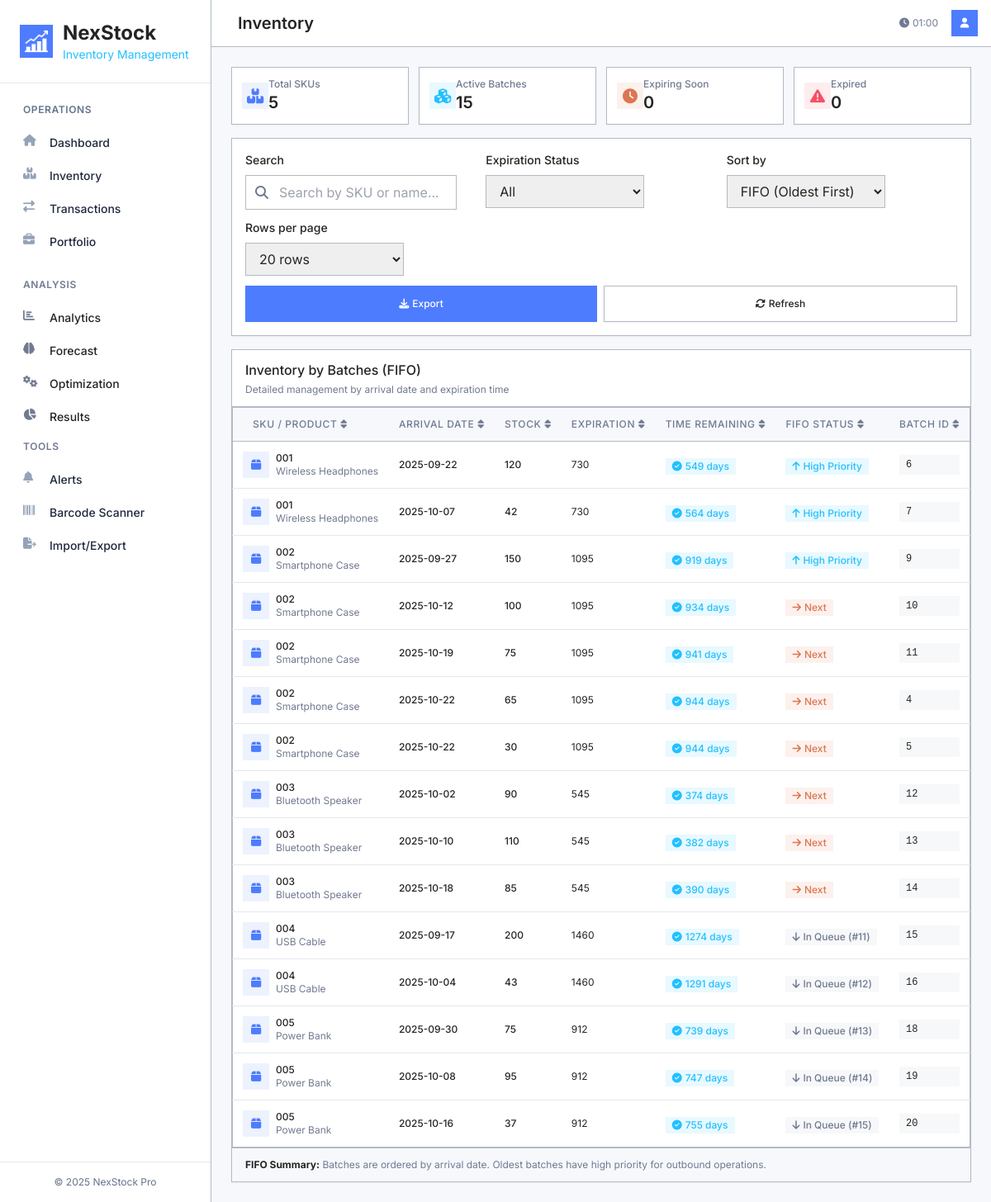
The page /inventory on the database as committed earlier.
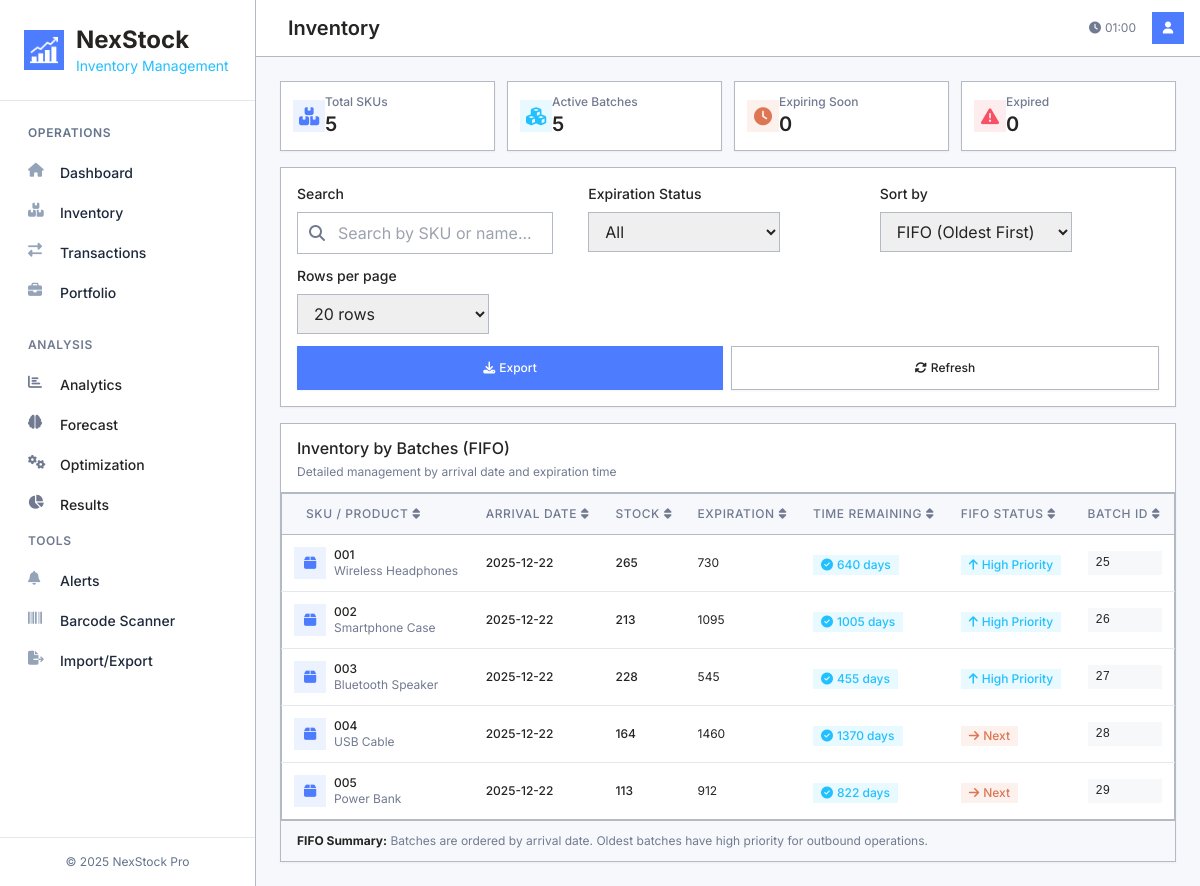
The same page on the database as committed later.
### tables this page shows
CREATE TABLE inventory (
                ID INTEGER PRIMARY KEY AUTOINCREMENT,
                SKU TEXT,
                VOLUME REAL,
                DATE TEXT, batch_id TEXT, expiry_date TEXT, location TEXT, reserved_qty REAL DEFAULT 0,
                FOREIGN KEY (SKU) REFERENCES products (SKU)
            );

CREATE TABLE products (
                SKU TEXT PRIMARY KEY,
                NAME TEXT,
                COST REAL,
                MARGIN REAL,
                EXPIRATION INTEGER
            , supplier_id INTEGER, supplier_lead_time_days INTEGER DEFAULT 7, created_at TEXT, updated_at TEXT);

### app.py (the view)
@app.route("/inventory", methods=["GET", "POST"])
def inventory():
    try:
        stock = execute_query(
            "SELECT i.SKU, p.NAME, i.VOLUME, i.DATE as ARRIVAL_DATE, p.EXPIRATION, i.ID as BATCH_ID FROM inventory i JOIN products p ON i.SKU = p.SKU WHERE i.VOLUME > 0 ORDER BY i.SKU, i.DATE ASC"
        )
        from datetime import datetime
        for item in stock:
            expiration_days = item.get('EXPIRATION', None)
            arrival_date_str = item.get('ARRIVAL_DATE', None)
            if expiration_days and arrival_date_str:
                try:
                    arrival_date = datetime.strptime(arrival_date_str, '%Y-%m-%d')
                    today = datetime.now()
                    aging_days = (today - arrival_date).days
                    remaining_days = expiration_days - aging_days
                    item['DAYS_TO_EXPIRE'] = remaining_days
                except Exception:
                    item['DAYS_TO_EXPIRE'] = None
            else:
                item['DAYS_TO_EXPIRE'] = None
        summary = execute_query(
            "SELECT p.SKU, p.NAME, COALESCE(SUM(i.VOLUME), 0) as TOTAL_VOLUME, COUNT(i.ID) as BATCH_COUNT FROM products p LEFT JOIN inventory i ON p.SKU = i.SKU AND i.VOLUME > 0 GROUP BY p.SKU, p.NAME ORDER BY p.SKU"
        )
        response = make_response(render_template("inventory.html", stock=stock, summary=summary))
        response.headers['Cache-Control'] = 'no-cache, no-store, must-revalidate'
        response.headers['Pragma'] = 'no-cache'
        response.headers['Expires'] = '0'
        return response
    except Exception as e:
        return f"<h1>Inventory Temporarily Unavailable</h1><p>Error: {str(e)}</p><p><a href='/'>Return to Dashboard</a></p>", 500

### app.py (called while the page is built)
@app.context_processor
def inject_cache_buster():
    import time
    return {'cache_buster': int(time.time())}

def get_db_connection():
    db_path = os.path.join(os.path.dirname(os.path.abspath(__file__)), DATABASE)
    print(f"Attempting to connect to database at: {db_path}", flush=True)
    print(f"Database file exists: {os.path.exists(db_path)}", flush=True)
    conn = sqlite3.connect(db_path)
    conn.row_factory = sqlite3.Row
    return conn

def execute_query(query, *params):
    conn = get_db_connection()
    try:
        cursor = conn.cursor()
        cursor.execute(query, params)
        if query.strip().upper().startswith('SELECT'):
            rows = cursor.fetchall()
            return [dict(row) for row in rows]
        else:
            conn.commit()
            return cursor.rowcount
    except Exception as e:
        print(f"Database error: {e}")
        raise e
    finally:
        conn.close()

@app.after_request
def after_request(response):
    response.headers["Cache-Control"] = "no-cache, no-store, must-revalidate"
    response.headers["Expires"] = 0
    response.headers["Pragma"] = "no-cache"
    return response

### templates/inventory.html (shortened to what the changed rows need)
{% extends "layout.html" %}
{% block page_title %}Inventory{% endblock %}
{% block main %}
<div class="numerro-bg p-3 md:p-8 space-y-4 md:space-y-6">
    <div class="grid grid-cols-2 md:grid-cols-4 gap-3 md:gap-6">
    <div class="bg-white shadow-sm numerro-border p-3 md:p-6" style="border-radius:0;border-width:1px">
            <div class="flex flex-col md:flex-row items-start md:items-center space-y-2 md:space-y-0">
                <div class="md:ml-4">
                    <p class="text-xs md:text-sm font-medium numerro-text-secondary">Active Batches</p>
                    <p class="text-xl md:text-2xl font-semibold numerro-text-primary" id="total-batches">{{ stock|length }}</p>
                </div>
            </div>
        </div>
                        {% set ns = namespace(expiring_count=0) %}
                        {% for item in stock %}
                            {% if item.DAYS_TO_EXPIRE is not none %}
                                {% if item.DAYS_TO_EXPIRE <= 30 %}
                                    {% if item.DAYS_TO_EXPIRE > 0 %}
                                        {% set ns.expiring_count = ns.expiring_count + 1 %}
                                    {% endif %}
                                {% endif %}
                            {% endif %}
                        {% endfor %}
                        {% set ns = namespace(expired_count=0) %}
                        {% for item in stock %}
                            {% if item.DAYS_TO_EXPIRE is not none %}
                                {% if item.DAYS_TO_EXPIRE < 0 %}
                                    {% set ns.expired_count = ns.expired_count + 1 %}
                                {% endif %}
                            {% endif %}
                        {% endfor %}
    </div>
    <div class="bg-white shadow-sm numerro-border overflow-hidden" style="border-radius:0;border-width:1px">
        <div class="overflow-x-auto -mx-4 md:mx-0">
            <table class="min-w-full divide-y numerro-border" style="border-width:1px" id="inventory-table">
                <thead style="background-color:#F6F8FC">
                    <tr>
                        <th scope="col" class="px-6 py-3 text-left text-xs font-medium numerro-text-secondary uppercase tracking-wider cursor-pointer hover:opacity-80 transition-colors" onclick="sortTable(0)">
                            <div class="flex items-center space-x-1">
                                <span>SKU / Product</span>
                                <i class="fas fa-sort numerro-text-secondary"></i>
                            </div>
                        </th>
                        <th scope="col" class="px-3 md:px-6 py-2 md:py-3 text-left text-xs font-medium numerro-text-secondary uppercase tracking-wider cursor-pointer hover:opacity-80 transition-colors" onclick="sortTable(1)">
                            <div class="flex items-center space-x-1">
                                <span>Arrival Date</span>
                                <i class="fas fa-sort numerro-text-secondary"></i>
                            </div>
                        </th>
                        <th scope="col" class="px-3 md:px-6 py-2 md:py-3 text-left text-xs font-medium numerro-text-secondary uppercase tracking-wider cursor-pointer hover:opacity-80 transition-colors" onclick="sortTable(2)">
                            <div class="flex items-center space-x-1">
                                <span>Stock</span>
                                <i class="fas fa-sort numerro-text-secondary"></i>
                            </div>
                        </th>
                        <th scope="col" class="px-3 md:px-6 py-2 md:py-3 text-left text-xs font-medium numerro-text-secondary uppercase tracking-wider cursor-pointer hover:opacity-80 transition-colors" onclick="sortTable(3)">
                            <div class="flex items-center space-x-1">
                                <span>Expiration</span>
                                <i class="fas fa-sort numerro-text-secondary"></i>
                            </div>
                        </th>
                        <th scope="col" class="px-3 md:px-6 py-2 md:py-3 text-left text-xs font-medium numerro-text-secondary uppercase tracking-wider cursor-pointer hover:opacity-80 transition-colors" onclick="sortTable(4)">
                            <div class="flex items-center space-x-1">
                                <span>Time Remaining</span>
                                <i class="fas fa-sort numerro-text-secondary"></i>
                            </div>
                        </th>
                        <th scope="col" class="px-3 md:px-6 py-2 md:py-3 text-left text-xs font-medium numerro-text-secondary uppercase tracking-wider cursor-pointer hover:opacity-80 transition-colors" onclick="sortTable(5)">
                            <div class="flex items-center space-x-1">
                                <span>FIFO Status</span>
                                <i class="fas fa-sort numerro-text-secondary"></i>
                            </div>
                        </th>
                        <th scope="col" class="px-3 md:px-6 py-2 md:py-3 text-left text-xs font-medium numerro-text-secondary uppercase tracking-wider cursor-pointer hover:opacity-80 transition-colors" onclick="sortTable(6)">
                            <div class="flex items-center space-x-1">
                                <span>Batch ID</span>
                                <i class="fas fa-sort numerro-text-secondary"></i>
                            </div>
                        </th>
                    </tr>
                </thead>
                <tbody class="bg-white divide-y numerro-border" id="inventory-tbody">
                    {% for item in stock %}
                    <tr class="hover:opacity-90 transition-colors batch-row"
                        data-sku="{{ item.SKU }}"
                        data-name="{{ item.NAME }}"
                        data-volume="{{ item.VOLUME }}"
                        data-days-to-expire="{{ item.DAYS_TO_EXPIRE if item.DAYS_TO_EXPIRE is not none else 'None' }}"
                        data-arrival-date="{{ item.ARRIVAL_DATE }}">
                        <td class="px-3 md:px-6 py-3 md:py-4">
                            <div class="flex items-center">
                                <div class="flex-shrink-0 h-8 w-8 md:h-10 md:w-10 flex items-center justify-center" style="border-radius:0;background-color:rgba(78,124,255,0.1)">
                                    <i class="fas fa-box text-sm md:text-base" style="color:#4E7CFF"></i>
                                </div>
                                <div class="ml-2 md:ml-3">
                                    <div class="text-xs md:text-sm font-medium numerro-text-primary">{{ item.SKU }}</div>
                                    <div class="text-xs numerro-text-secondary truncate max-w-32 md:max-w-48">{{ item.NAME }}</div>
                                </div>
                            </div>
                        </td>
                        <td class="px-3 md:px-6 py-3 md:py-4 whitespace-nowrap">
                            <div class="text-xs md:text-sm numerro-text-primary">
                                <div class="font-medium">{{ item.ARRIVAL_DATE }}</div>
                            </div>
                        </td>
                        <td class="px-3 md:px-6 py-3 md:py-4 whitespace-nowrap">
                            <div class="text-xs md:text-sm font-medium numerro-text-primary">
                                {{ item.VOLUME | int }}
                            </div>
                        </td>
                        <td class="px-3 md:px-6 py-3 md:py-4 whitespace-nowrap text-xs md:text-sm numerro-text-primary">
                            {% if item.EXPIRATION %}
                                {{ item.EXPIRATION }}
                            {% else %}
                                <span class="numerro-text-secondary">Not specified</span>
                            {% endif %}
                        </td>
                        <td class="px-3 md:px-6 py-3 md:py-4 whitespace-nowrap">
                            {% if item.DAYS_TO_EXPIRE is not none %}
                                {% if item.DAYS_TO_EXPIRE < 0 %}
                                    <span class="inline-flex items-center px-2 py-0.5 text-xs font-medium" style="border-radius:0;background-color:rgba(246,81,100,0.1);color:#F65164">
                                        <i class="fas fa-times-circle mr-1"></i>
                                        Expired ({{ -item.DAYS_TO_EXPIRE }} days)
                                    </span>
                                {% elif item.DAYS_TO_EXPIRE == 0 %}
                                    <span class="inline-flex items-center px-2 py-0.5 text-xs font-medium" style="border-radius:0;background-color:rgba(246,81,100,0.1);color:#F65164">
                                        <i class="fas fa-exclamation-triangle mr-1"></i>
                                        Expires today
                                    </span>
                                {% elif item.DAYS_TO_EXPIRE <= 7 %}
                                    <span class="inline-flex items-center px-2 py-0.5 text-xs font-medium" style="border-radius:0;background-color:rgba(246,81,100,0.1);color:#F65164">
                                        <i class="fas fa-exclamation-triangle mr-1"></i>
                                        {{ item.DAYS_TO_EXPIRE }} day{{ 's' if item.DAYS_TO_EXPIRE != 1 else '' }}
                                    </span>
                                {% elif item.DAYS_TO_EXPIRE <= 30 %}
                                    <span class="inline-flex items-center px-2 py-0.5 text-xs font-medium" style="border-radius:0;background-color:rgba(220,118,83,0.1);color:#DC7653">
                                        <i class="fas fa-clock mr-1"></i>
                                        {{ item.DAYS_TO_EXPIRE }} days
                                    </span>
                                {% else %}
                                    <span class="inline-flex items-center px-2 py-0.5 text-xs font-medium" style="border-radius:0;background-color:rgba(34,192,255,0.1);color:#22C0FF">
                                        <i class="fas fa-check-circle mr-1"></i>
                                        {{ item.DAYS_TO_EXPIRE }} days
                                    </span>
                                {% endif %}
                            {% else %}
                                <span class="inline-flex items-center px-2 py-0.5 text-xs font-medium" style="border-radius:0;background-color:rgba(180,186,195,0.1);color:#717A90">
                                    <i class="fas fa-infinity mr-1"></i>
                                    No limit
                                </span>
                            {% endif %}
                        </td>
                        <td class="px-3 md:px-6 py-3 md:py-4 whitespace-nowrap">
                            {% if loop.index <= 3 %}
                                <span class="inline-flex items-center px-2 py-0.5 text-xs font-medium" style="border-radius:0;background-color:rgba(34,192,255,0.1);color:#22C0FF">
                                    <i class="fas fa-arrow-up mr-1"></i>
                                    High Priority
                                </span>
                            {% elif loop.index <= 10 %}
                                <span class="inline-flex items-center px-2 py-0.5 text-xs font-medium" style="border-radius:0;background-color:rgba(220,118,83,0.1);color:#DC7653">
                                    <i class="fas fa-arrow-right mr-1"></i>
                                    Next
                                </span>
                            {% else %}
                                <span class="inline-flex items-center px-2 py-0.5 text-xs font-medium" style="border-radius:0;background-color:rgba(180,186,195,0.1);color:#717A90">
                                    <i class="fas fa-arrow-down mr-1"></i>
                                    In Queue (#{{ loop.index }})
                                </span>
                            {% endif %}
                        </td>
                        <td class="px-3 md:px-6 py-3 md:py-4 whitespace-nowrap">
                            <div class="text-xs md:text-sm font-mono font-medium numerro-text-primary px-2 py-1" style="background-color:rgba(180,186,195,0.1);border-radius:0">
                                {{ item.BATCH_ID }}
                            </div>
                        </td>
                    </tr>
                    {% endfor %}
                </tbody>
            </table>
        </div>
    </div>
</div>
{% endblock %}

Rows that differ between the two databases and show on the page:
removed inventory: SKU "001", NAME "Wireless Headphones", ARRIVAL_DATE "2025-09-22", VOLUME "120", EXPIRATION "730", DAYS_TO_EXPIRE "549", shows "High Priority", BATCH_ID "6"
removed inventory: SKU "001", NAME "Wireless Headphones", ARRIVAL_DATE "2025-10-07", VOLUME "42", EXPIRATION "730", DAYS_TO_EXPIRE "564", shows "High Priority", BATCH_ID "7"
removed inventory: SKU "002", NAME "Smartphone Case", ARRIVAL_DATE "2025-09-27", VOLUME "150", EXPIRATION "1095", DAYS_TO_EXPIRE "919", shows "High Priority", BATCH_ID "9"
removed inventory: SKU "002", NAME "Smartphone Case", ARRIVAL_DATE "2025-10-12", VOLUME "100", EXPIRATION "1095", DAYS_TO_EXPIRE "934", shows "Next", BATCH_ID "10"
removed inventory: SKU "002", NAME "Smartphone Case", ARRIVAL_DATE "2025-10-19", VOLUME "75", EXPIRATION "1095", DAYS_TO_EXPIRE "941", shows "Next", BATCH_ID "11"
removed inventory: SKU "002", NAME "Smartphone Case", ARRIVAL_DATE "2025-10-22", VOLUME "65", EXPIRATION "1095", DAYS_TO_EXPIRE "944", shows "Next", BATCH_ID "4"
removed inventory: SKU "002", NAME "Smartphone Case", ARRIVAL_DATE "2025-10-22", VOLUME "30", EXPIRATION "1095", DAYS_TO_EXPIRE "944", shows "Next", BATCH_ID "5"
removed inventory: SKU "003", NAME "Bluetooth Speaker", ARRIVAL_DATE "2025-10-02", VOLUME "90", EXPIRATION "545", DAYS_TO_EXPIRE "374", shows "Next", BATCH_ID "12"
removed inventory: SKU "003", NAME "Bluetooth Speaker", ARRIVAL_DATE "2025-10-10", VOLUME "110", EXPIRATION "545", DAYS_TO_EXPIRE "382", shows "Next", BATCH_ID "13"
removed inventory: SKU "003", NAME "Bluetooth Speaker", ARRIVAL_DATE "2025-10-18", VOLUME "85", EXPIRATION "545", DAYS_TO_EXPIRE "390", shows "Next", BATCH_ID "14"
removed inventory: SKU "004", NAME "USB Cable", ARRIVAL_DATE "2025-09-17", VOLUME "200", EXPIRATION "1460", DAYS_TO_EXPIRE "1274", BATCH_ID "15"
removed inventory: SKU "004", NAME "USB Cable", ARRIVAL_DATE "2025-10-04", VOLUME "43", EXPIRATION "1460", DAYS_TO_EXPIRE "1291", BATCH_ID "16"
removed inventory: SKU "005", NAME "Power Bank", ARRIVAL_DATE "2025-09-30", VOLUME "75", EXPIRATION "912", DAYS_TO_EXPIRE "739", BATCH_ID "18"
removed inventory: SKU "005", NAME "Power Bank", ARRIVAL_DATE "2025-10-08", VOLUME "95", EXPIRATION "912", DAYS_TO_EXPIRE "747", BATCH_ID "19"
removed inventory: SKU "005", NAME "Power Bank", ARRIVAL_DATE "2025-10-16", VOLUME "37", EXPIRATION "912", DAYS_TO_EXPIRE "755", BATCH_ID "20"
added inventory: SKU "001", NAME "Wireless Headphones", ARRIVAL_DATE "2025-12-22", VOLUME "265", EXPIRATION "730", DAYS_TO_EXPIRE "640", shows "High Priority", BATCH_ID "25"
added inventory: SKU "002", NAME "Smartphone Case", ARRIVAL_DATE "2025-12-22", VOLUME "213", EXPIRATION "1095", DAYS_TO_EXPIRE "1005", shows "High Priority", BATCH_ID "26"
added inventory: SKU "003", NAME "Bluetooth Speaker", ARRIVAL_DATE "2025-12-22", VOLUME "228", EXPIRATION "545", DAYS_TO_EXPIRE "455", shows "High Priority", BATCH_ID "27"
added inventory: SKU "004", NAME "USB Cable", ARRIVAL_DATE "2025-12-22", VOLUME "164", EXPIRATION "1460", DAYS_TO_EXPIRE "1370", shows "Next", BATCH_ID "28"
added inventory: SKU "005", NAME "Power Bank", ARRIVAL_DATE "2025-12-22", VOLUME "113", EXPIRATION "912", DAYS_TO_EXPIRE "822", shows "Next", BATCH_ID "29"
Other text that changed with them:
{{ stock|length }}: "15" → "5"
